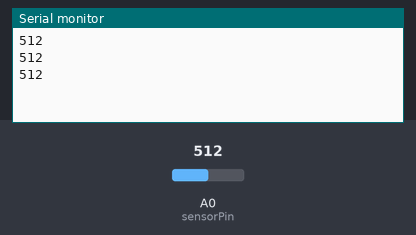
This sketch was run on a simulated Arduino Uno, built with avr-gcc and run on an emulated ATmega328P. Shown: the last lines printed to the serial monitor. The test bench sets the inputs (shaded band); at power-on: A0 (sensorPin) = 512.

Above: at 1.3 s.
1.4 s: A0 (sensorPin) set to 716
At 1.9 s:
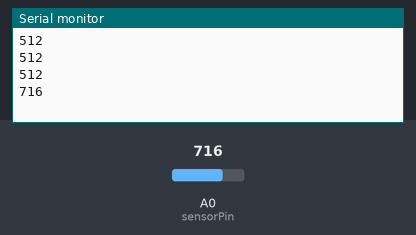
2.9 s: A0 (sensorPin) set to 900
At 3.4 s:
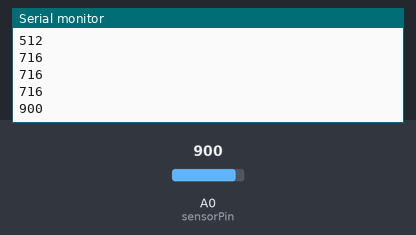
Timing chart, 0 to 5.9 s (numbered marks = the images above; inputs shaded):
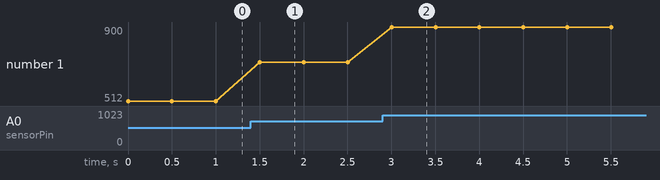

Measured:
- after the input at 1.4 s, the serial monitor: prints a new line after 0.10 s (image 1)
- after the input at 2.9 s, the serial monitor: prints a new line after 0.10 s (image 2)
- plotted number 1: 512 → 716 after the input at 1.4 s, 716 → 900 after the input at 2.9 s

The sketch:

05_Photoresistor.ino
```cpp
/*
 * 名称   : Photoresistor
 * 功能   : 读取光敏传感器的值
 * 编译IDE：ARDUINO 2.3.2
 * 作者   : http://www.keyes-robot.com/
*/
int sensorPin =A0 ;  //定义引脚A0
int value = 0;    //设置value为0

void setup() {
  Serial.begin(9600); //设置波特率9600
}

void loop() {
  value = analogRead(sensorPin);  //将value设置为读取到的A0的数值
  Serial.println(value, DEC);  //显示value数值，并自动换行
  delay(500);  //延迟0.5S
}
```
